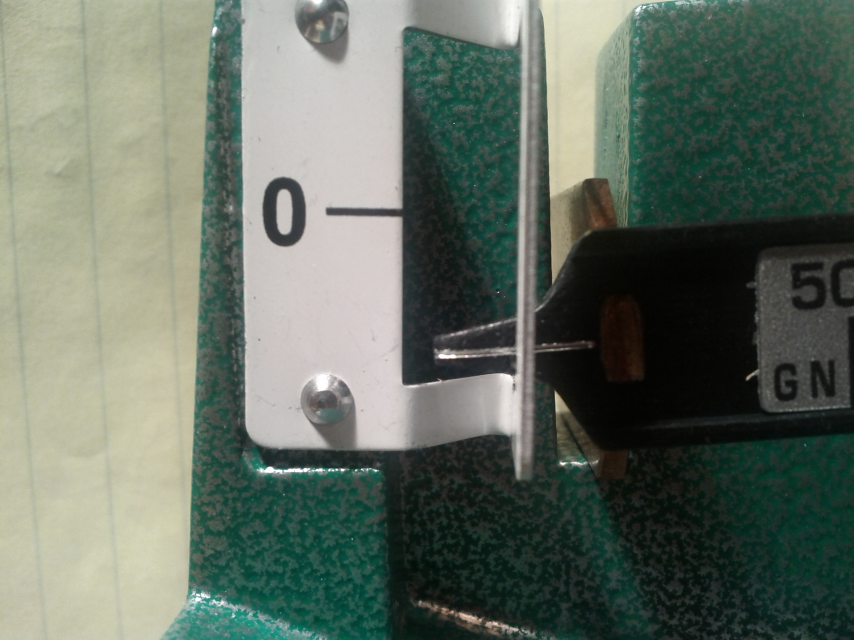
//> input picture data/IMG_20131204_200619.jpg, 2560 x 1920 px, given in place of balance.m4v, which was not available (shown at 1/3 size)
$ ./black   (built with g++ and OpenCV 4)
//> lines starting //> are read from the running program, lines starting //| are printed output that depends on the picture; after the words box and inside, x2 and y2 are one past the last pixel; in counts of white or black regions, pixels touching at a corner belong together; pictures that were not available may be replaced by others from this repository, and a replacement may not be noted
//> in read_frame, m is the input picture: 1920 rows x 2560 cols, CV_8UC3; mean B, G, R 99.4, 110.9, 99.9
/* vim: set ts=8 sw=8 et : */

#include <cmath>
#include <cstdint>
#include <cstdio>
#include <cstdlib>
#include <ctime>
#include <fstream>
#include <iomanip>
#include <iostream>
#include <queue>
#include <string>
#include <sstream>
#include <vector>

#include "opencv2/core/core.hpp"
#include "opencv2/opencv.hpp"

using namespace cv;
using namespace std;

const char*       VIDEO_FILE          = "../data/balance.m4v";
double            VIDEO_FPS           = 30.293694;

const char*       WINDOW_NAME         = "mainwindow";
const int         WINDOW_WIDTH        = 1046;
const int         WINDOW_HEIGHT       = 641;
const int         WINDOW_X_POS        = 0;
const int         WINDOW_Y_POS        = 0;

const Scalar      WHITE               = Scalar(255, 255, 255);
const Scalar      GREEN               = Scalar(0, 255, 0);
const Scalar      RED                 = Scalar(0, 0, 255);

const Size        SELECT_SIZE         = Size(50, 80);
const unsigned    SELECT_LINE_WIDTH   = 2;
const Scalar      SELECT_COLOR        = GREEN;
const unsigned    TEXT_LINE_PITCH     = 16;

const char*       DUMP_FNAME          = "modeldump";

enum model_state { UNRESOLVED = 0, VALID = 1 };

typedef Vec<uchar, 3> bgr_t;

struct model_t {
        int      frame_wait;
        uint64_t frame_last_ts_ms;

        struct bar_t {
                const Point roiNW = Point(735, 240), roiWH = Point(16, 480);
                const uint subdivs = 120;
                const uint rows_per_subdiv = roiWH.y / subdivs;
                const uint pix_per_subdiv = rows_per_subdiv * roiWH.x;
                const uint bar_height = subdivs * 0.27;
                const Rect rect = Rect(roiNW, roiNW + roiWH);
                Mat roi;
                vector<uint64> means = vector<uint64>(subdivs);
        } bar;

        struct mark_t {
                const Rect roi;
                const int threshhold_type;
                Vec4f line;
                Mat blurred, gray, binary, points, result;
                Point p1, p2;
        }
        mark    = { Rect(Point(445, 425), Point(499, 525)), THRESH_BINARY_INV },
        pointer = { Rect(Point(527, 425), Point(581, 525)), THRESH_BINARY     };

} model;

static void find_mark(model_t::mark_t& mark, Mat& scene)
{
        Vec4f& line = mark.line;

        blur(scene(mark.roi), mark.blurred, Size(50, 1), Point(-1, -1), BORDER_REFLECT);
        cvtColor(mark.blurred, mark.gray, CV_BGR2GRAY);
        threshold(mark.gray, mark.binary, 100, 255, mark.threshhold_type);
        findNonZero(mark.binary, mark.points);

        if (mark.points.size().height == 0) {
                return;
        }

        fitLine(mark.points, mark.line, CV_DIST_L2, 0, 0.01, 0.01);
        mark.result = scene(mark.roi);
        mark.p1 = Point(line[2] + line[0] * 50, line[3] + line[1] * 50);
        mark.p2 = Point(line[2] + line[0] * -50, line[3] + line[1] * -50);
        cv::line(mark.result, mark.p1, mark.p2, GREEN, 2, CV_AA);
        mark.result.copyTo(scene(mark.roi));
        rectangle(scene, mark.roi, RED, 2);
}

static void find_beam(model_t& model, Mat& scene)
{
        model_t::bar_t& bar = model.bar;
        bar.roi = scene(bar.rect);
        uint64 acc;

        auto bgr = bar.roi.begin<bgr_t>();
        for (uint i = 0; i < bar.subdivs; i++) {
                acc = 0;
                for (uint j = 0; j < bar.pix_per_subdiv; j++, bgr++) {
                        acc += (*bgr)[0] * (*bgr)[1] * (*bgr)[2];
                }
                bar.means[i] = acc / bar.pix_per_subdiv;
        }
//> this loop made 120 passes
//> acc on passes 1 to 12: 489325340, 485715717, 492255672, 483505299, 479307099, 479615550, 471184592, 465604851, 483253482, 495193788, 493198423, 511012802
//> after the loop, acc = 504020700; bar.means = 120 values, max 8182320 at index 14, min 7012673 at index 106, mean 7655003.1

        acc = 0;
        for (uint i = 0; i < bar.bar_height; i++) {
                acc += bar.means[i];
        }
//> this loop made 32 passes
//> acc on passes 1 to 12: 7645708, 15235016, 22926510, 30481280, 37970453, 45464445, 52826704, 60101779, 67652614, 75390016, 83096241, 91080816
//> after the loop, acc = 247811866

        uint least_idx = 0;
        uint64 least_val = acc;
//> least_val = 247811866

        for (uint i = 0; i < bar.subdivs - bar.bar_height; i++) {
                if (acc < least_val) {
                        least_idx = i;
                        least_val = acc;
                }
                acc -= bar.means[i];
                acc += bar.means[i + bar.bar_height];
        }
//> this loop made 88 passes
//> (least_val, acc) on passes 42 to 53: (247791551, 247517747), (247517747, 247283494), (247283494, 246939838), (246939838, 246594167), (246594167, 246413010), (246413010, 246250125), (246250125, 245996876), (245996876, 245723441), (245723441, 245492149), (245492149, 245256916), (245256916, 245036041), (245036041, 244750389)
//> least_val on passes 61 to 66: 242521319, 242297078, 242059495, 241682532, 241277434, 241186655
//> after the loop, least_idx = 83; least_val = 239301966; acc = 240489118

        uint y1 = bar.roiNW.y + bar.rows_per_subdiv * least_idx;
//> y1 = 572
        uint y2 = y1 + bar.rows_per_subdiv * bar.bar_height;
//> y2 = 700
        Rect rect(Point(bar.roiNW.x, y1), Point(bar.roiNW.x + bar.roiWH.x, y2));
//> rect = Rect(735, 572, 16, 128)
        rectangle(scene, rect, RED, CV_FILLED);
}

static void read_frame(VideoCapture& vc, Mat& m)
{
        unsigned frame_count, frame_num;

        if (vc.isOpened()) {
                frame_count = (unsigned) vc.get(CV_CAP_PROP_FRAME_COUNT);
                frame_num   = (unsigned) vc.get(CV_CAP_PROP_POS_FRAMES);

                if (frame_num == frame_count)
                        vc.release();
        }

        if (!vc.isOpened()) {
                if (!vc.open(VIDEO_FILE)) {
                        CV_Error_(-1, ("failed to open video: \"%s\"", VIDEO_FILE));
                        exit(1);
                }
        }

        vc.read(m);
}

static void compute_interval(model_t& model)
{
        struct timespec ts = {};
        (void) clock_gettime(CLOCK_MONOTONIC, &ts);
        uint64_t ts_ms = (uint64_t) ts.tv_sec * 1000 + ts.tv_nsec / 1000000;

        if (model.frame_last_ts_ms == 0) {
                model.frame_last_ts_ms = ts_ms;
                model.frame_wait = 1;
                return;
        }

        uint64_t next_frame_ts_ms = model.frame_last_ts_ms + 1000 / VIDEO_FPS;
        model.frame_wait = next_frame_ts_ms - ts_ms;

        if (model.frame_wait < 1)
                model.frame_wait = 1;

        if (model.frame_wait > 1000 / VIDEO_FPS)
                model.frame_wait = 1000 / VIDEO_FPS;

        model.frame_last_ts_ms = ts_ms;
}

int main(int argc, const char** argv)
{
        VideoCapture vc;

        bool pause = false;
        bool run = true;
        int key;

        cout << "\033[2J";

        namedWindow(WINDOW_NAME, CV_WINDOW_NORMAL);
        moveWindow(WINDOW_NAME, WINDOW_X_POS, WINDOW_Y_POS);
        resizeWindow(WINDOW_NAME, WINDOW_WIDTH, WINDOW_HEIGHT);

        Mat scene;

        while (run) {
                if (!pause) {
                        read_frame(vc, scene);
                        find_beam(model, scene);
                        find_mark(model.mark, scene);
//> in find_mark, `Vec4f& line = mark.line;`: line = [0, 0, 0, 0]
//> in find_mark, `blur(scene(mark.roi), mark.blurred, Size(50, 1), Point(-1, -1), BORDER..`:
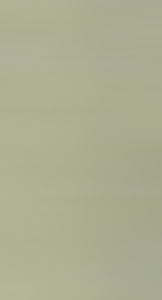
//> mark.blurred: 100 rows x 54 cols, CV_8UC3 (shown 3 times larger); mean B, G, R 146.1, 173.8, 171.9
//> in find_mark, `cvtColor(mark.blurred, mark.gray, CV_BGR2GRAY);`:
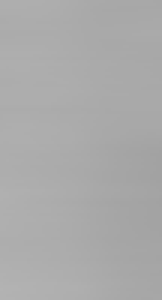
//> mark.gray: 100 rows x 54 cols, CV_8UC1 (shown 3 times larger); min 162, max 179, mean 170.1
//> in find_mark, `threshold(mark.gray, mark.binary, 100, 255, mark.threshhold_type);`: mark.binary: 100 rows x 54 cols, CV_8UC1; every value is 0
//> in find_mark, `findNonZero(mark.binary, mark.points);`: mark.points = empty
                        find_mark(model.pointer, scene);
//> in find_mark (call 2), `threshold(mark.gray, mark.binary, 100, 255, mark.threshhold_type);`: mark.binary: 100 rows x 54 cols, CV_8UC1; every value is 255
//> in find_mark (call 2), `findNonZero(mark.binary, mark.points);`: mark.points = contour of 5400 points, box (x1, y1, x2, y2) (0, 0, 54, 100), area 0
//> in find_mark (call 2), `mark.p1 = Point(line[2] + line[0] * 50, line[3] + line[1] * 50);`: mark.p1 = Point(26, 99)
//> in find_mark (call 2), `mark.p2 = Point(line[2] + line[0] * -50, line[3] + line[1] * -50);`: mark.p2 = Point(26, 0)
//> in find_mark (call 2), `cv::line(mark.result, mark.p1, mark.p2, GREEN, 2, CV_AA);`:
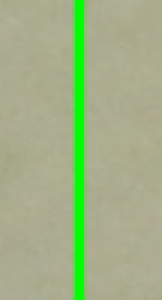
//> mark.result: 100 rows x 54 cols, CV_8UC3 (shown 3 times larger); mean B, G, R 134.3, 177.4, 161.1
//> in find_mark (call 2), `rectangle(scene, mark.roi, RED, 2);`: mark.roi = Rect(527, 425, 54, 100)
                        compute_interval(model);
                }

                switch (key = waitKey(model.frame_wait)) {
//> the Esc key is pressed
                        case 32: //space
                                pause = !pause;
                                break;
                        case 27: //esc
                                run = false;
                                break;
                        default:
                                if (key != -1)
                                        cout << "key=" << key << endl;
                }

                // detect a closed window
                if ((unsigned long) cvGetWindowHandle(WINDOW_NAME) == 0UL) {
                        break;
                }

                if (!pause) {
                        imshow(WINDOW_NAME, scene);
                        //cout << '.' << flush;
                }
        }

        vc.release();

        return 0;
}

$ run again, on data/IMG_20131204_200834.jpg
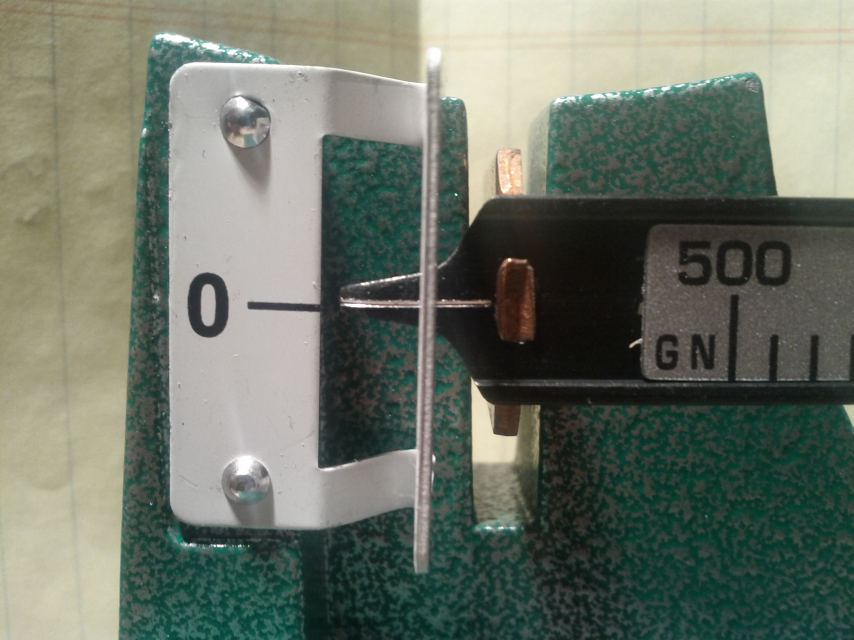
//> input picture data/IMG_20131204_200834.jpg, 2560 x 1920 px, given in place of balance.m4v, which was not available (shown at 1/3 size)
//> in read_frame, m is the input picture: 1920 rows x 2560 cols, CV_8UC3; mean B, G, R 103.7, 115.9, 107.9
//> the loop in find_beam, `for (uint i = 0; i < bar.subdivs; i++)` made 120 passes
//> acc on passes 1 to 8: 356619202, 347985461, 351663492, 363833219, 358665579, 362027240, 375889911, 371443943
//> after the loop in find_beam, `for (uint i = 0; i < bar.subdivs; i++)`: acc = 456958712; bar.means = 120 values, max 12673425 at index 19, min 950226 at index 30, mean 4681097
//> the loop in find_beam, `for (uint i = 0; i < bar.bar_height; i++)` made 32 passes
//> acc on passes 1 to 8: 5572175, 11009447, 16504189, 22189083, 27793232, 33449907, 39323186, 45126997
//> after the loop in find_beam, `for (uint i = 0; i < bar.bar_height; i++)`: acc = 165989535
//> the loop in find_beam, `for (uint i = 0; i < bar.subdivs - bar.bar_height; i++)` made 88 passes
//> (least_val, acc) on passes 2, 3, 4, 5, 6, 7, 10, 11: (161377960, 156960220), (156960220, 153135416), (153135416, 150243526), (150243526, 147962629), (147962629, 147006662), (147006662, 147121590), (146020628, 142261843), (142261843, 139059653)
//> after the loop in find_beam, `for (uint i = 0; i < bar.subdivs - bar.bar_height; i++)`: least_idx = 41; least_val = 55852517; acc = 227518911
//> y1 = 404
//> y2 = 532
//> rect = Rect(735, 404, 16, 128)
//> line = [0, 0, 0, 0]
//> in find_mark, `threshold(mark.gray, mark.binary, 100, 255, mark.threshhold_type);`:
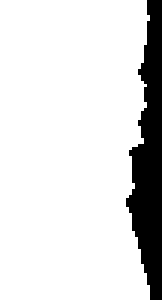
//> mark.binary: 100 rows x 54 cols, CV_8UC1 (shown 3 times larger); 86.5% white; 1 black region, box (x1, y1, x2, y2) and area: (42, 0, 54, 100) 727
//> mark.points = contour of 4673 points, box (x1, y1, x2, y2) (0, 0, 50, 100), area 164
//> mark.p1 = Point(23, 0)
//> mark.p2 = Point(22, 99)
//> mark.roi = Rect(445, 425, 54, 100)
//> mark.binary: 100 rows x 54 cols, CV_8UC1; every value is 255
//> mark.points = contour of 5400 points, box (x1, y1, x2, y2) (0, 0, 54, 100), area 0
//> mark.line = [-4.37e-08, 1, 26.5, 49.5]
//> mark.p1 = Point(26, 99)
//> mark.p2 = Point(26, 0)
//> in find_mark (call 2), `cv::line(mark.result, mark.p1, mark.p2, GREEN, 2, CV_AA);`:
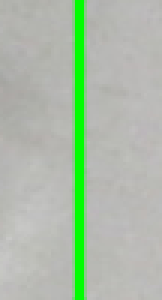
//> mark.result: 100 rows x 54 cols, CV_8UC3 (shown 3 times larger); mean B, G, R 168.9, 188.3, 172.2
//> mark.roi = Rect(527, 425, 54, 100)
